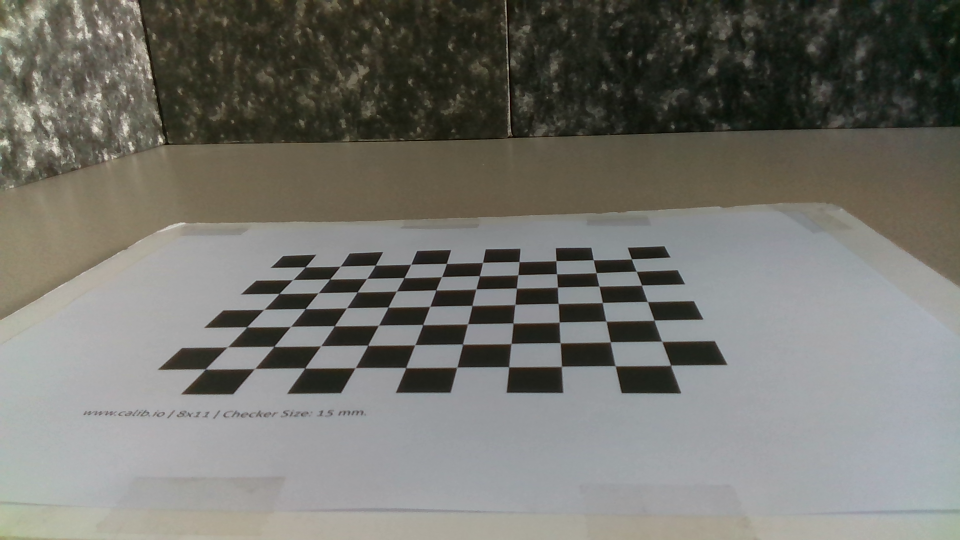
#> input picture Practica 02/imatges/Patro.png, 1920 x 1080 px (shown at 1/2 size); its folder holds 5 pictures in this run
$ jupyter execute prac02.ipynb
#> lines starting #> are read from the running program, lines starting #| are printed output that depends on the picture
### Pol Gràcia 1533358
### Miguel Esteban

## Projecció prespectiva

[cell 1]
import numpy as np
import pandas as pd
import cv2
import os
import matplotlib.pyplot as plt
import seaborn as sns

path = os.listdir('imatges/')
path_img = ['imatges/'+ n for n in path if 'Patro' not in n]
path_patro = 'imatges/Patro.png'

### 1 Read pattern

[cell 2]
pattern = cv2.imread(path_patro)
#> pattern is the input picture: shape (1080, 1920, 3); mean B, G, R 109.5, 115.8, 116.3
pattern_gray =  cv2.cvtColor(pattern, cv2.COLOR_BGR2GRAY)
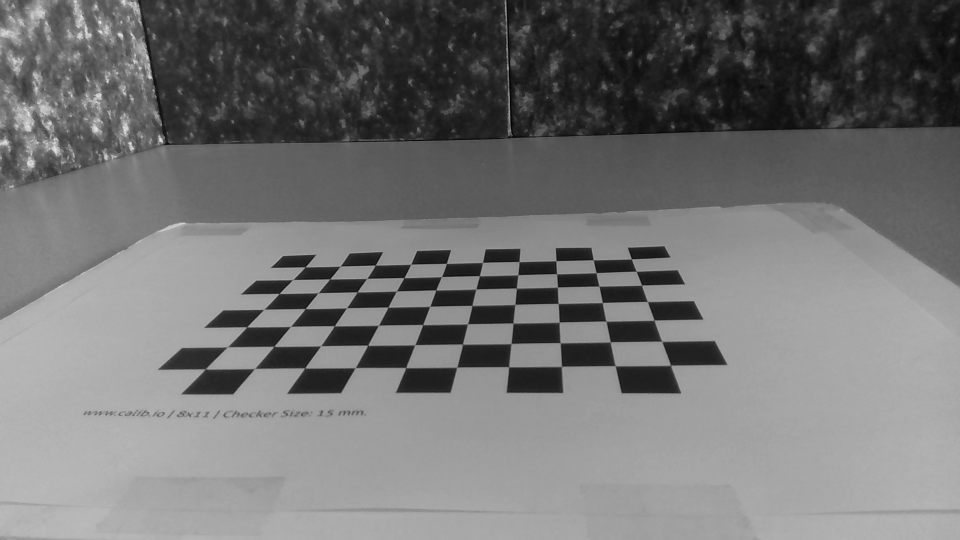
#> pattern_gray: shape (1080, 1920) (shown at 1/2 size); min 2, max 239, mean 115.1
plt.imshow(pattern_gray, cmap = 'gray')

[cell 3]
retval, corners = cv2.findChessboardCorners(pattern_gray, (10, 7), None)
#> retval = True; corners = 70 rows, first 8: [610.5, 533.7], [680.1, 532.7], [750.9, 530.1], [822.7, 527.9], [892.7, 527.1], [966.2, 524.2], [1038.4, 523.2], [1112.7, 521.2]

### Subcorners

[cell 4]
criteria = (cv2.TERM_CRITERIA_EPS + cv2.TERM_CRITERIA_MAX_ITER, 30, 0.001)
corners2 = cv2.cornerSubPix(pattern_gray,corners, (11,11), (-1,-1), criteria)
#> corners2 = 70 rows, first 8: [610.7, 534.2], [680.7, 532.7], [751, 530.6], [822.1, 528.7], [893.3, 527.2], [965.6, 525.2], [1038.6, 523.6], [1112.4, 521.8]

[cell 5]
im = cv2.drawChessboardCorners(pattern_gray, (10,7), corners2, retval)

fig = plt.figure(figsize=(20,20))
plt.imshow(im, cmap = 'gray')

### Homography

[cell 6]
pattern = cv2.imread(path_patro)
pattern_gray =  cv2.cvtColor(pattern, cv2.COLOR_BGR2GRAY)

w = int((30 * 9) + (30*9*1.5))
h= int((30*6) + (30*6*1.5))
print(w,h)
x_p = [(30*9*0.75) + 30 * n for n in range(10)]
y_p = [(30*6*0.75) + 30 * n for n in range(7)]

[cell 7]
m = np.zeros_like(corners2)
c = 0
for y in y_p:
    for x in x_p:
        m[c] = np.array([x,y])
        c += 1

[cell 8]
h ,status = cv2.findHomography(corners2,m)
#> h = [[-1.99, -3.69, 2331.7], [-0.209, -6.64, 3103], [-0.000538, -0.00918, 1]]; status = 70 values from 1 to 1

[cell 9]
im_dst = cv2.warpPerspective(pattern_gray, h, (675,450))
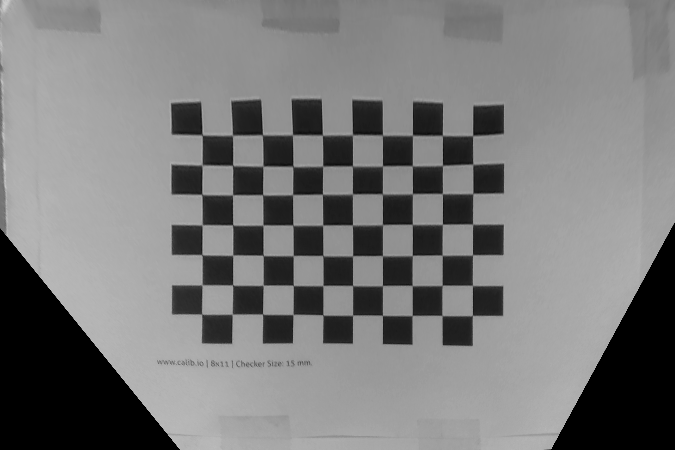
#> im_dst: shape (450, 675); min 0, max 206, mean 122.5

[cell 10]
fig, (ax0, ax1) = plt.subplots(1,2, figsize = (20,20))
ax0.title.set_text('Original')
ax0.imshow(pattern_gray, cmap = 'gray')
ax1.title.set_text('cv2 homography')
ax1.imshow(im_dst, cmap = 'gray')
fig.show()
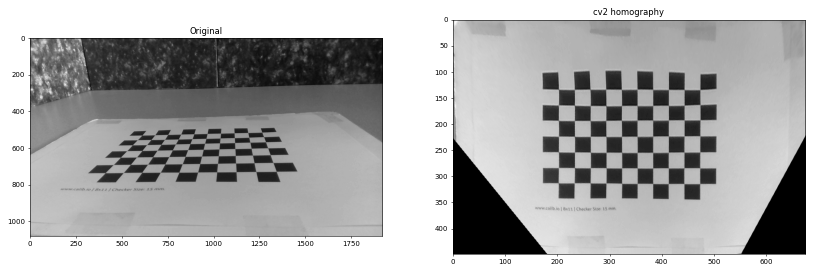
#> figure drawn by matplotlib, 2 panels

## 2 Mètode mínims quadrats per l'homografia

[cell 11]
A = np.array([(xs, ys, 1, 0, 0 , 0, -xd*xs, -xd*ys, -xd) if (c%2 == 0) else (0, 0, 0, xs, ys , 1, -yd*xs, -yd*ys, -yd)\
    for c, ((xs,ys),(xd,yd)) in enumerate([(a[0],b[0]) for a,b in zip(corners2, m)])])

V, S, C = np.linalg.svd(A)
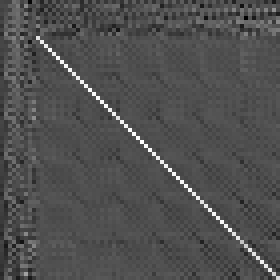
#> V: shape (70, 70) float64 (shown 4 times larger); min -0.446, max 0.968, mean -0.00113; drawn with min black and max white
#> S = [2816530.2, 353611.4, 6673.6, 1576, 628.9, 228.7, 91.41, 0.364, 0.00577]

H = (C[-1,:]/C[-1,-1]).reshape(3,3)
#> H = [[-1.97, -3.67, 2316.8], [-0.205, -6.59, 3078.5], [-0.000522, -0.00914, 1]]

[cell 12]
H, h
#> Out = ([[-1.97, -3.67, 2316.8], [-0.205, -6.59, 3078.5], [-0.000522, -0.00914, 1]], [[-1.99, -3.69, 2331.7], [-0.209, -6.64, 3103], [-0.000538, -0.00918, 1]])

[cell 13]
im_dst_2 = cv2.warpPerspective(pattern_gray, H, (675,450))

[cell 14]
fig, (ax0, ax1, ax2) = plt.subplots(1,3, figsize = (20,20))
ax0.title.set_text('Original')
ax0.imshow(pattern_gray, cmap = 'gray')
ax1.title.set_text('cv2 homography')
ax1.imshow(im_dst, cmap = 'gray')
ax2.title.set_text('theory homography')
ax2.imshow(im_dst_2, cmap = 'gray')

## 3 Anàlisi rendiment homografies estimades

[cell 15]
## trobem el chess board de nou en les imatges amb la homografia

corners_h = h @ np.insert(corners2.reshape((70,2)), 2, 1, axis = 1).T

corners_H = H @ np.insert(corners2.reshape((70,2)), 2, 1, axis = 1).T

corners_h[0]/=corners_h[2]
corners_h[1]/=corners_h[2]
corners_H[0]/=corners_H[2]
corners_H[1]/=corners_H[2]

m = m.reshape((70,2))

[cell 16]
def projection_error(points_s, points_d, title):
#> called with points_s = array of shape (70, 2), points_d = array of shape (3, 70), title = 'Projecció cv2'
    df0 = pd.DataFrame({'x': [x[0] for x in points_s], 'y': [x[1] for x in points_s], 'xy': [x for x in points_s], 'points': 'origin'})
#> df0 = table of 70 rows and 4 columns
    df1 = pd.DataFrame({'x': points_d[0], 'y': points_d[1], 'xy': [(x,y) for x,y in zip(points_d[0], points_d[1])], 'points': 'result'})
#> df1 = table of 70 rows and 4 columns
    data = pd.concat([df0,df1])
#> data = table of 140 rows and 4 columns
    error = np.sqrt((df1['x'] - df0['x'])**2 + (df1['y']- df0['y'])**2) / 2
    fig, (ax0, ax1, ax2) = plt.subplots(1,3, figsize = (40,10))
    fig.suptitle(title, fontsize=20)
    ax0.title.set_text('Diferència entre punt original i projectat')
    sns.scatterplot(data = data, x = 'x', y = 'y', hue = 'points', ax = ax0)
    ax1.title.set_text('Boxplot entre punt original i projectat (error en mm)')
    sns.boxplot(data = error, ax = ax1)
    ax2.title.set_text('Histograma del error en mm entre punt original i projectat')
    sns.histplot(data = error,ax = ax2)
    fig.show()
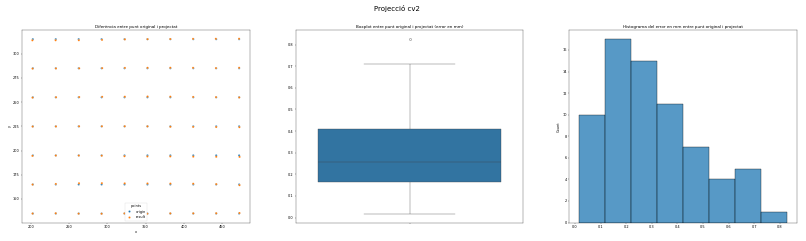
#> figure drawn by matplotlib, 3 panels; panel 3: tallest bar 17 high, from x = 0.119 to 0.22

[cell 17]
projection_error(m, corners_H, title = 'Projecció cv2')

[cell 18]
projection_error(m,corners_h, title = 'Projecció cv2')
#> call 2 of projection_error, with points_s = array of shape (70, 2), points_d = array of shape (3, 70), title = 'Projecció cv2'
#> in projection_error (call 2), `fig.show()`:
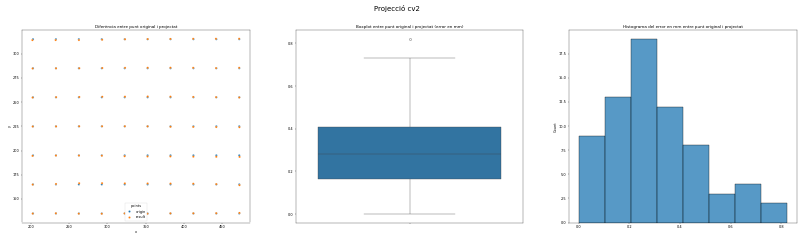
#> figure drawn by matplotlib, 3 panels; panel 3: tallest bar 19 high, from x = 0.207 to 0.309

## 4 Mesura en imatges

El resultat no dona exactament igual que l'esperat ja que la línea detectada per la funció HoughLineP no dóna exactament la línea que uneix els dos cors, o no perfecte, tot i que el tamany i la discriminació de líneas es acorde a las trobades.

[cell 19]
images = []
for image in path_img:
    img =  cv2.imread(image)[:,:,::-1]
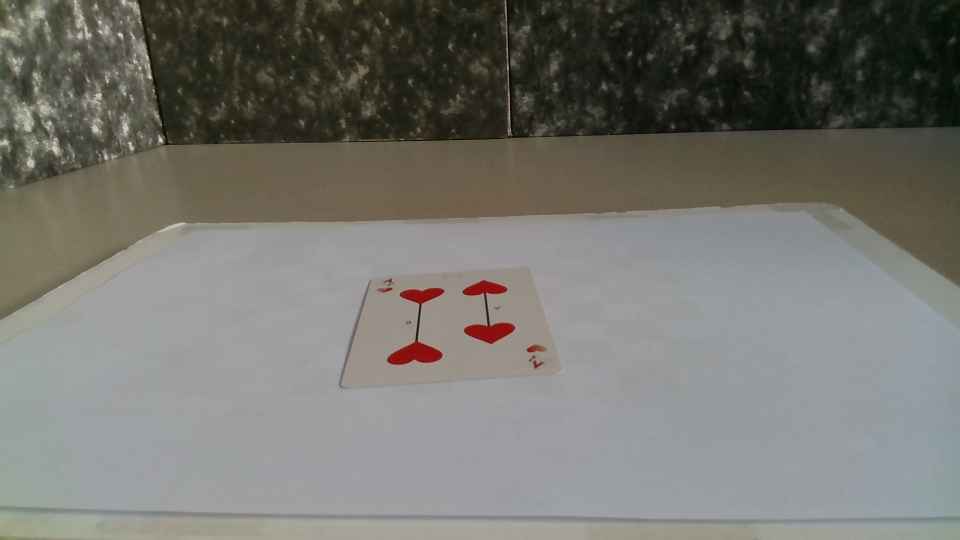
#> input picture Practica 02/imatges/Cors01.png, 1920 x 1080 px (shown at 1/2 size)
    img = cv2.warpPerspective(img, H, (675,450))
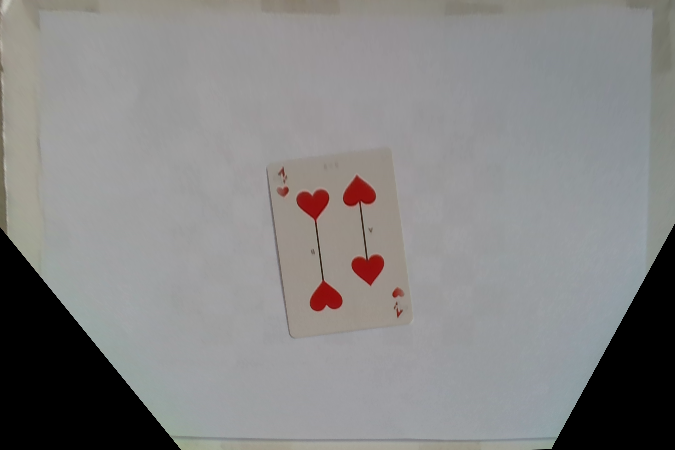
#> img: shape (450, 675, 3); mean R, G, B 134.4, 133.8, 133.5
    images.append(img)
#> pass 2 of the loop `for image in path_img:`:
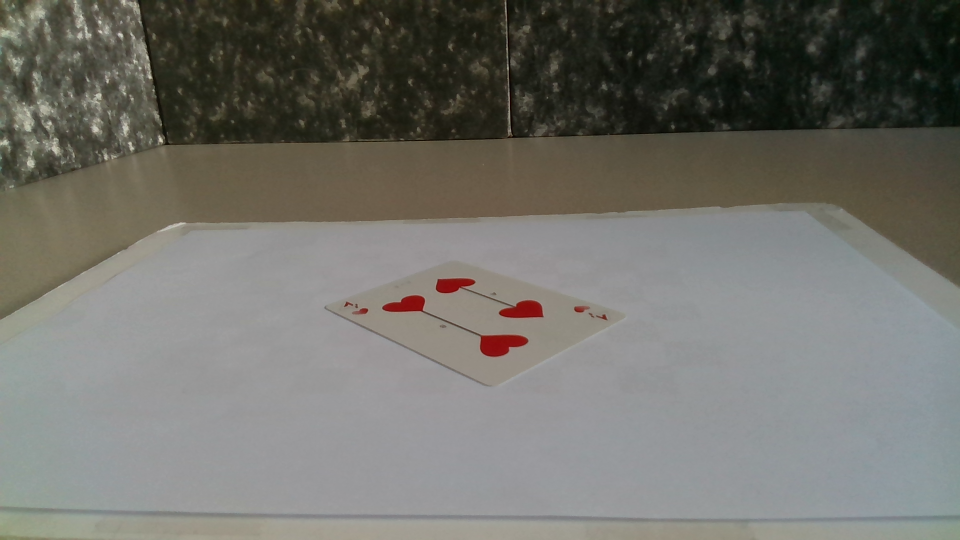
#> input picture Practica 02/imatges/Cors02.png, 1920 x 1080 px (shown at 1/2 size)
#> `img = cv2.warpPerspective(img, H, (675,450))`:
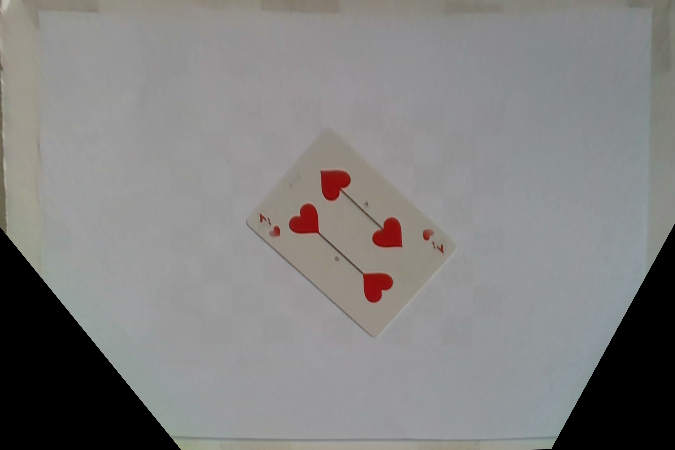
#> img: shape (450, 675, 3); mean R, G, B 130.6, 129.9, 129
#> pass 3 of the loop `for image in path_img:`:
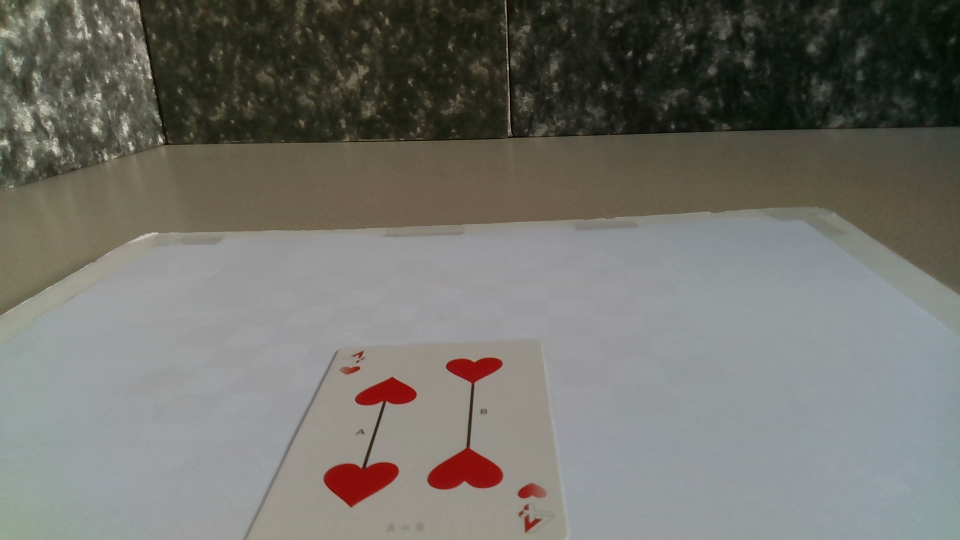
#> input picture Practica 02/imatges/Cors03.png, 1920 x 1080 px (shown at 1/2 size)
#> `img = cv2.warpPerspective(img, H, (675,450))`:
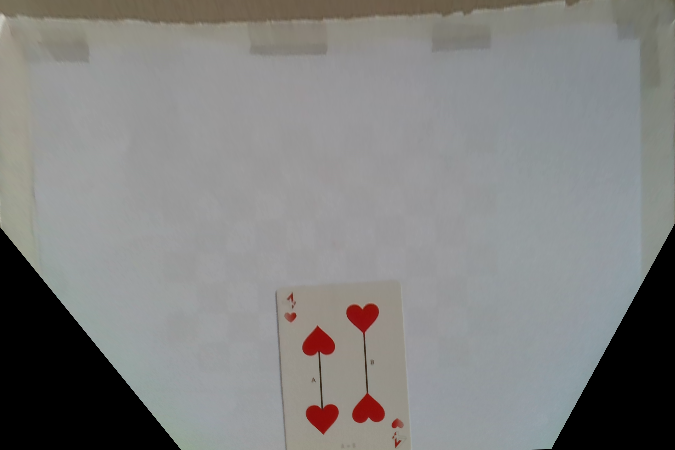
#> img: shape (450, 675, 3); mean R, G, B 130.4, 130.5, 129.3
#> the loop made 4 passes; the first 3 are shown

[cell 20]
def detect_lines(img):
    gray = cv2.cvtColor(img,cv2.COLOR_BGR2GRAY)
    kernel_size = 5
    blur_gray = cv2.GaussianBlur(gray,(kernel_size, kernel_size),0)
    low_threshold = 100
    high_threshold = 120
    edges = cv2.Canny(blur_gray, low_threshold, high_threshold)
    rho = 1  # distance resolution in pixels of the Hough grid
    theta = np.pi / 180  # angular resolution in radians of the Hough grid
    threshold = 40  # minimum number of votes (intersections in Hough grid cell)
    min_line_length = 50  # minimum number of pixels making up a line
    max_line_gap = 20  # maximum gap in pixels between connectable line segments
    line_image = np.copy(img) * 0  # creating a blank to draw lines on
    c=0

    lines = cv2.HoughLinesP(edges, rho, theta, threshold, np.array([]),
                        min_line_length, max_line_gap)

    dist = lambda x1,y1,x2,y2: np.sqrt((x2-x1)**2 + (y2-y1)**2)
    distances = [] #discriminar per distàncies
    points = [(1000,1000,1000,10000)] #discriminar per proximitat
    areas = [10000] #discriminar per area
    for line in lines:
        for x1,y1,x2,y2 in line:
            distance = dist(x1,y1,x2,y2)
            area = img[x1:x2, y1:y2].mean()
            if 115 > distance > 50 and int(distance) not in distances and round(area,1) not in areas and (points[-1][0] -2  > x1 or x1 > points[-1][0] + 2):
                cv2.line(line_image,(x1,y1),(x2,y2),(255,0,0),5)
                cv2.putText(line_image, str(round(distance/2,2)), (int(x1 + (x2-x1)/2), int(y1 + (y2-y1)/2)), cv2.FONT_HERSHEY_SIMPLEX, 0.5, (100, 200, 200), 2)
                distances.append(int(distance))
                points.append([x1,y1,x2,y2])
                areas.append(round(area,1))
                c+=1

    lines_edges = cv2.addWeighted(img, 0.8, line_image, 1, 0)
    fig = plt.figure(figsize = (15,15))
    fig.suptitle('Distància entre els eixos de cartes')
    plt.imshow(lines_edges)

[cell 21]
for img in images:
    detect_lines(img)
#> this loop made 4 passes
#> pass 1, in detect_lines, `edges = cv2.Canny(blur_gray, low_threshold, high_threshold)`:
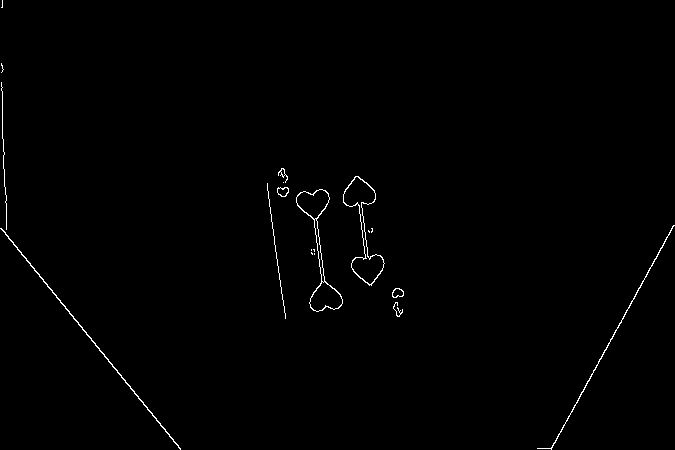
#> edges: shape (450, 675); 0.64% white in thin lines or dots
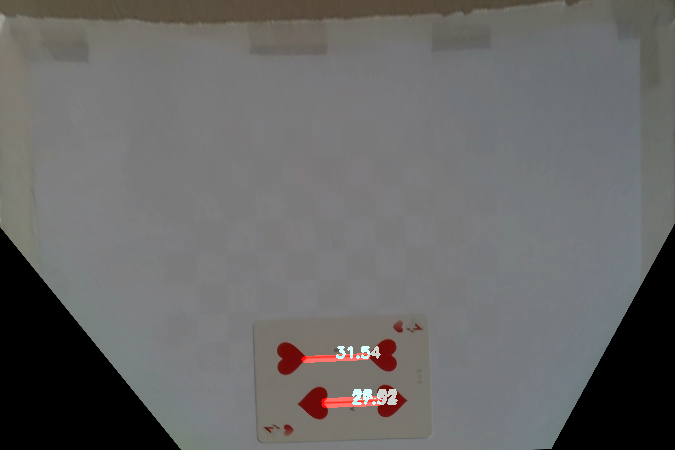
#> shown: shape (450, 675, 3); mean R, G, B 104.9, 104.3, 103.7
